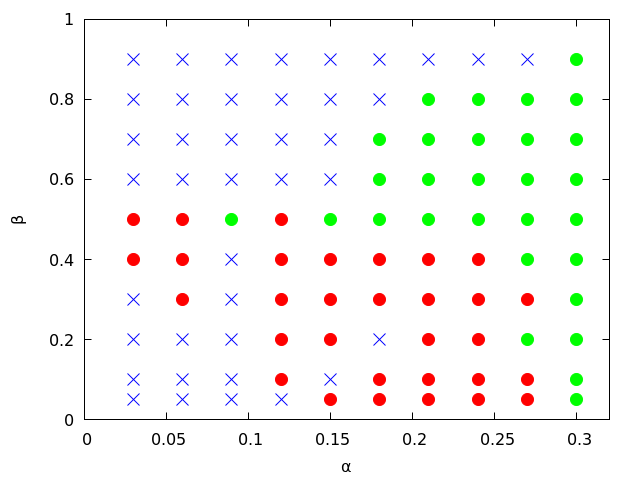

This figure's gnuplot source:
set terminal pdfcairo font "Helvetica,18"
set output "signal.pdf"
unset key
set xrange [0:0.32]
set xlabel "{/Symbol a}"
set yrange [0:1.0]
set ylabel "{/Symbol b}"
p "fat_tailed.dat"        pt 7 ps 1 lc "red"\
, "not_fat_tailed.dat"    pt 2 ps 1 lc "blue"\
, "step_distribution.dat" pt 7 ps 1 lc "green"
